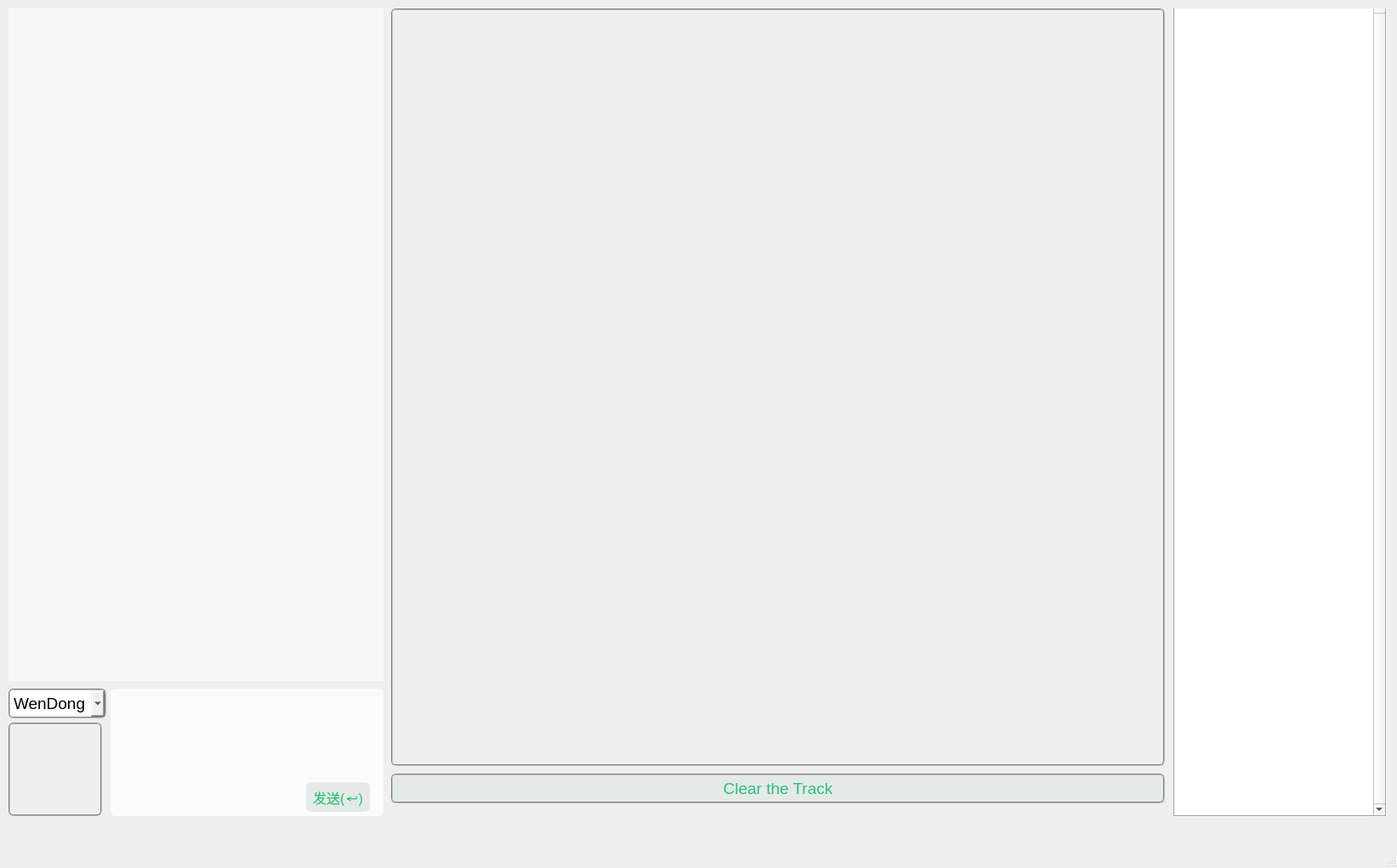
<?xml version="1.0" encoding="UTF-8"?>
<ui version="4.0">
 <class>MainWindow</class>
 <widget class="QMainWindow" name="MainWindow">
  <property name="geometry">
   <rect>
    <x>0</x>
    <y>0</y>
    <width>1643</width>
    <height>1021</height>
   </rect>
  </property>
  <property name="windowTitle">
   <string>FIT4-5仿真平台</string>
  </property>
  <widget class="QWidget" name="centralwidget">
   <widget class="QWidget" name="widget" native="true">
    <property name="geometry">
     <rect>
      <x>10</x>
      <y>810</y>
      <width>451</width>
      <height>161</height>
     </rect>
    </property>
    <widget class="QComboBox" name="UserComboBox">
     <property name="geometry">
      <rect>
       <x>0</x>
       <y>0</y>
       <width>115</width>
       <height>35</height>
      </rect>
     </property>
     <property name="font">
      <font>
       <pointsize>14</pointsize>
      </font>
     </property>
     <property name="autoFillBackground">
      <bool>false</bool>
     </property>
     <property name="styleSheet">
      <string notr="true">border-radius:6px;
padding:2px 4px;
border-style: outset;
border:2px groove gray;
</string>
     </property>
     <item>
      <property name="text">
       <string>WenDong</string>
      </property>
     </item>
     <item>
      <property name="text">
       <string>Mr.Liu</string>
      </property>
     </item>
     <item>
      <property name="text">
       <string>GangHui</string>
      </property>
     </item>
     <item>
      <property name="text">
       <string>LanJun</string>
      </property>
     </item>
    </widget>
    <widget class="QLabel" name="userhead">
     <property name="geometry">
      <rect>
       <x>0</x>
       <y>40</y>
       <width>110</width>
       <height>110</height>
      </rect>
     </property>
     <property name="autoFillBackground">
      <bool>false</bool>
     </property>
     <property name="styleSheet">
      <string notr="true">border-radius:6px;
padding:2px 4px;
border-style: outset;
border:2px groove gray;</string>
     </property>
     <property name="text">
      <string/>
     </property>
    </widget>
    <widget class="QTextEdit" name="chat_text">
     <property name="geometry">
      <rect>
       <x>120</x>
       <y>0</y>
       <width>321</width>
       <height>150</height>
      </rect>
     </property>
     <property name="sizePolicy">
      <sizepolicy hsizetype="Ignored" vsizetype="Ignored">
       <horstretch>0</horstretch>
       <verstretch>0</verstretch>
      </sizepolicy>
     </property>
     <property name="styleSheet">
      <string notr="true">border-radius:6px;
padding:2px 4px;
border-style: outset;
border:2px groove gray;
background-color: rgb(251, 251, 251);
border-top-color:rgb(186, 189, 182);
border:none;</string>
     </property>
    </widget>
    <widget class="QPushButton" name="Send_Button">
     <property name="geometry">
      <rect>
       <x>350</x>
       <y>110</y>
       <width>75</width>
       <height>35</height>
      </rect>
     </property>
     <property name="sizePolicy">
      <sizepolicy hsizetype="Ignored" vsizetype="Ignored">
       <horstretch>0</horstretch>
       <verstretch>0</verstretch>
      </sizepolicy>
     </property>
     <property name="font">
      <font>
       <pointsize>12</pointsize>
      </font>
     </property>
     <property name="autoFillBackground">
      <bool>false</bool>
     </property>
     <property name="styleSheet">
      <string notr="true">border-radius:6px;
padding:2px 4px;
border-style: outset;
border:2px groove gray;
border:none;
background-color: rgb(229, 234, 233);
color: rgb(37, 194, 118);
</string>
     </property>
     <property name="text">
      <string>发送(↵)</string>
     </property>
     <property name="iconSize">
      <size>
       <width>16</width>
       <height>16</height>
      </size>
     </property>
     <property name="autoDefault">
      <bool>true</bool>
     </property>
     <property name="default">
      <bool>false</bool>
     </property>
     <property name="flat">
      <bool>false</bool>
     </property>
    </widget>
   </widget>
   <widget class="QWidget" name="widget_2" native="true">
    <property name="geometry">
     <rect>
      <x>460</x>
      <y>0</y>
      <width>911</width>
      <height>971</height>
     </rect>
    </property>
    <widget class="QLabel" name="map">
     <property name="geometry">
      <rect>
       <x>0</x>
       <y>10</y>
       <width>910</width>
       <height>891</height>
      </rect>
     </property>
     <property name="sizePolicy">
      <sizepolicy hsizetype="Ignored" vsizetype="Ignored">
       <horstretch>0</horstretch>
       <verstretch>0</verstretch>
      </sizepolicy>
     </property>
     <property name="autoFillBackground">
      <bool>false</bool>
     </property>
     <property name="styleSheet">
      <string notr="true">border-radius:6px;
padding:2px 4px;
border-style: outset;
border:2px groove gray;</string>
     </property>
     <property name="locale">
      <locale language="Chinese" country="China"/>
     </property>
     <property name="frameShadow">
      <enum>QFrame::Plain</enum>
     </property>
     <property name="text">
      <string/>
     </property>
     <property name="textFormat">
      <enum>Qt::PlainText</enum>
     </property>
    </widget>
    <widget class="QPushButton" name="cleartrackbutton">
     <property name="geometry">
      <rect>
       <x>0</x>
       <y>910</y>
       <width>910</width>
       <height>35</height>
      </rect>
     </property>
     <property name="font">
      <font>
       <pointsize>14</pointsize>
      </font>
     </property>
     <property name="autoFillBackground">
      <bool>false</bool>
     </property>
     <property name="styleSheet">
      <string notr="true">border-radius:6px;
padding:2px 4px;
border-style: outset;
border:2px groove gray;
background-color: rgb(229, 234, 233);
color: rgb(37, 194, 118);</string>
     </property>
     <property name="text">
      <string>Clear the Track</string>
     </property>
    </widget>
   </widget>
   <widget class="QWidget" name="widget_3" native="true">
    <property name="geometry">
     <rect>
      <x>1370</x>
      <y>10</y>
      <width>271</width>
      <height>961</height>
     </rect>
    </property>
    <widget class="QTextBrowser" name="chat_interface">
     <property name="geometry">
      <rect>
       <x>10</x>
       <y>-10</y>
       <width>251</width>
       <height>961</height>
      </rect>
     </property>
     <property name="sizePolicy">
      <sizepolicy hsizetype="Ignored" vsizetype="Ignored">
       <horstretch>0</horstretch>
       <verstretch>0</verstretch>
      </sizepolicy>
     </property>
     <property name="contextMenuPolicy">
      <enum>Qt::DefaultContextMenu</enum>
     </property>
     <property name="autoFillBackground">
      <bool>false</bool>
     </property>
     <property name="frameShape">
      <enum>QFrame::Box</enum>
     </property>
     <property name="frameShadow">
      <enum>QFrame::Sunken</enum>
     </property>
     <property name="verticalScrollBarPolicy">
      <enum>Qt::ScrollBarAlwaysOn</enum>
     </property>
     <property name="tabChangesFocus">
      <bool>false</bool>
     </property>
    </widget>
   </widget>
   <widget class="QWidget" name="widget_4" native="true">
    <property name="geometry">
     <rect>
      <x>10</x>
      <y>10</y>
      <width>441</width>
      <height>791</height>
     </rect>
    </property>
    <widget class="QListWidget" name="listWidget">
     <property name="geometry">
      <rect>
       <x>0</x>
       <y>0</y>
       <width>441</width>
       <height>791</height>
      </rect>
     </property>
     <property name="styleSheet">
      <string notr="true">QListWidget{background-color: rgb(247, 247, 247); color:rgb(51,51,51); border: 1px solid  rgb(247, 247, 247);outline:0px;}
QListWidget::Item{background-color: rgb(247, 247, 247);}
QListWidget::Item:hover{background-color: rgb(247, 247, 247); }
QListWidget::item:selected{
	background-color: rgb(247, 247, 247);
	color:black; 
    border: 1px solid  rgb(247, 247, 247);
}
QListWidget::item:selected:!active{border: 1px solid  rgb(247, 247, 247); background-color: rgb(247, 247, 247); color:rgb(51,51,51); } </string>
     </property>
     <property name="verticalScrollBarPolicy">
      <enum>Qt::ScrollBarAsNeeded</enum>
     </property>
     <property name="horizontalScrollBarPolicy">
      <enum>Qt::ScrollBarAlwaysOff</enum>
     </property>
    </widget>
   </widget>
  </widget>
  <widget class="QMenuBar" name="menubar">
   <property name="geometry">
    <rect>
     <x>0</x>
     <y>0</y>
     <width>1643</width>
     <height>28</height>
    </rect>
   </property>
  </widget>
  <widget class="QStatusBar" name="statusbar"/>
 </widget>
 <resources/>
 <connections/>
</ui>
